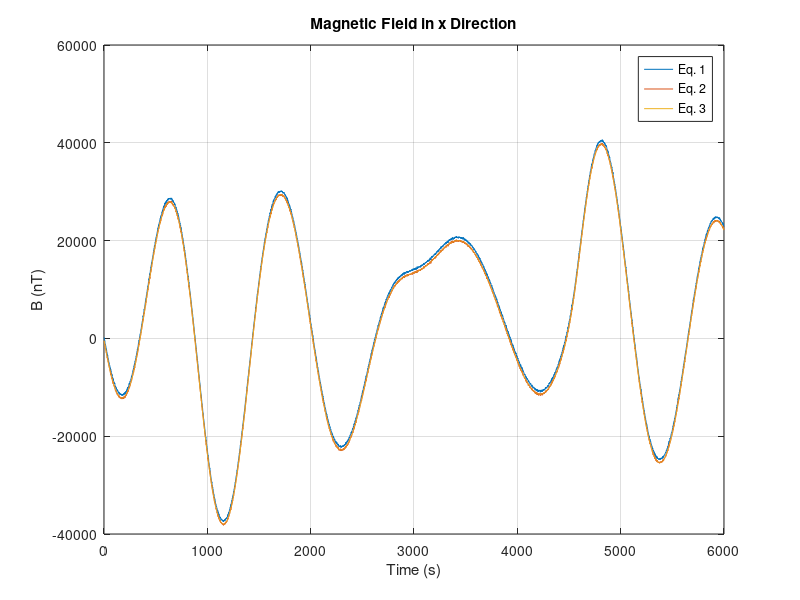
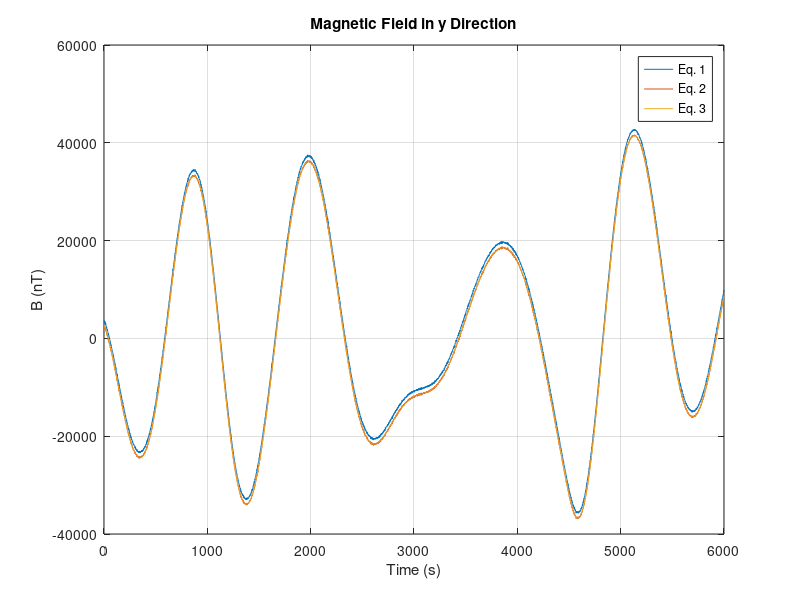
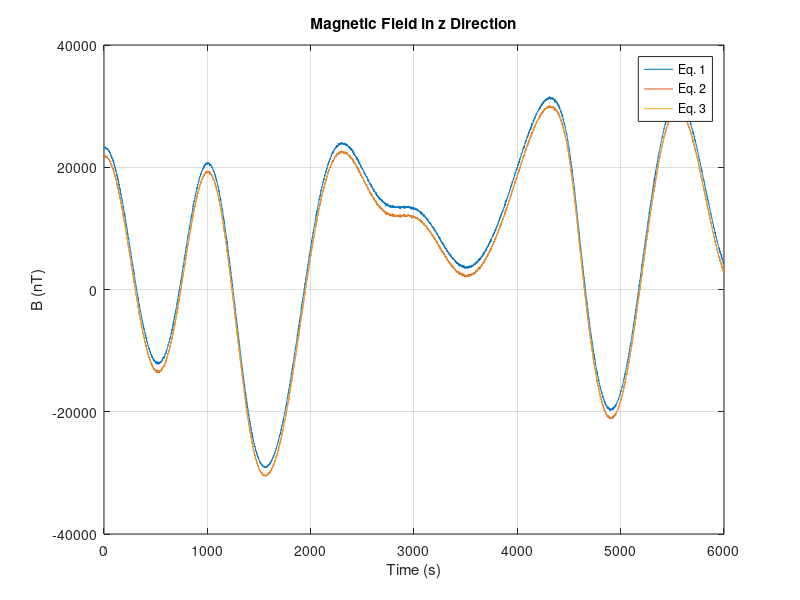
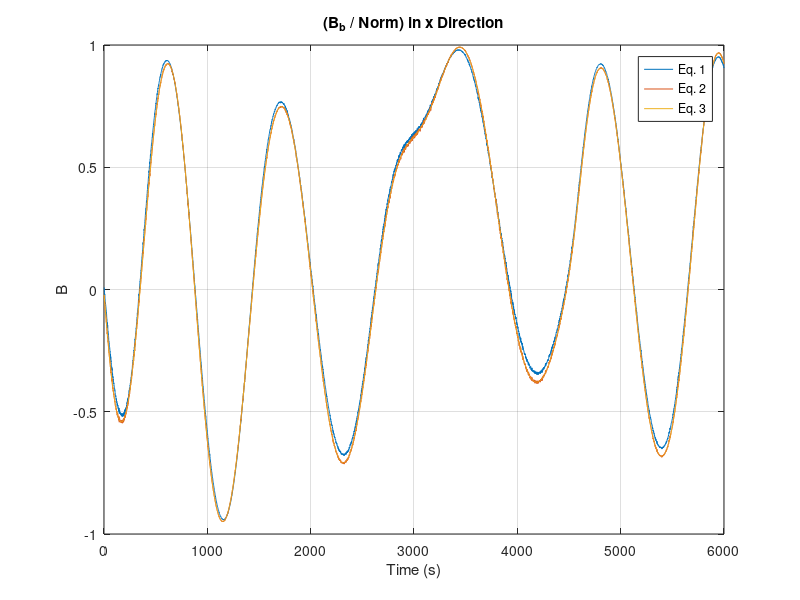

The MATLAB source for these figures, in order:

clc;
clear;

% Student Number: 110210172 Last digit (n)

n = 2;
N = 6000;

% Initial and constant values 

b = ([500; 900; 1200] + 100 * n);

temp = load('DCM.mat');                % Loading DCM from hw1
DCM = temp.B; 

temp2 = load('B_igrf.mat');            % Loading magnetic field values (calculated with IGRF) from hw2
B_igrf = temp2.B_ECI;

% --------------------------------------------------------------------------------------------------------------------------------------------------

% Magnetometer Measurements

v = zeros(3, 6000);

Bb = zeros(3, 6000);
Bb2 = zeros(3, 6000);
Bb3 = zeros(3, 6000);

Bb_norm = zeros(3, 6000);
Bb_norm2 = zeros(3, 6000);
Bb_norm3 = zeros(3, 6000);

for i = 1:N

    v(:,i) = 100 * randn(3,1);

    Bb(:, i) = DCM(:, :, i) * B_igrf(:, i) + b + v(:, i);
    Bb2(:, i) = DCM(:, :, i) * B_igrf(:, i) + v(:, i);
    Bb3(:, i) = DCM(:, :, i) * B_igrf(:, i);

    Bb_norm(:, i) = Bb(:, i) / norm(Bb(:, i));
    Bb_norm2(:, i) = Bb2(:, i) / norm(Bb2(:, i));
    Bb_norm3(:, i) = Bb3(:, i) / norm(Bb3(:, i));

end

% --------------------------------------------------------------------------------------------------------------------------------------------------

% Plotting

dt = 1:6000;                           % Time  

% Plotting Magnetic Field

figure;
plot(dt, Bb(1, :));
hold on;
plot(dt, Bb2(1, :));
plot(dt, Bb3(1, :));
hold off;
title('Magnetic Field in x Direction');
xlabel('Time (s)');
ylabel('B (nT)');
legend('Eq. 1', 'Eq. 2', 'Eq. 3');
grid on;

figure;
plot(dt, Bb(2, :));
hold on;
plot(dt, Bb2(2, :));
plot(dt, Bb3(2, :));
hold off;
title('Magnetic Field in y Direction');
xlabel('Time (s)');
ylabel('B (nT)');
legend('Eq. 1', 'Eq. 2', 'Eq. 3');
grid on;

figure;
plot(dt, Bb(3, :));
hold on;
plot(dt, Bb2(3, :));
plot(dt, Bb3(3, :));
hold off;
title('Magnetic Field in z Direction');
xlabel('Time (s)');
ylabel('B (nT)');
legend('Eq. 1', 'Eq. 2', 'Eq. 3');
grid on;

% Plotting (Magnetic Field) / (Vector Norm)

figure;
plot(dt, Bb_norm(1, :));
hold on;
plot(dt, Bb_norm2(1, :));
plot(dt, Bb_norm3(1, :));
hold off;
title('(B_b / Norm) in x Direction');
xlabel('Time (s)');
ylabel('B');
legend('Eq. 1', 'Eq. 2', 'Eq. 3');
grid on;

figure;
plot(dt, Bb_norm(2, :));
hold on;
plot(dt, Bb_norm2(2, :));
plot(dt, Bb_norm3(2, :));
hold off;
title('(B_b / Norm) in y Direction');
xlabel('Time (s)');
ylabel('B');
legend('Eq. 1', 'Eq. 2', 'Eq. 3');
grid on;

figure;
plot(dt, Bb_norm(3, :));
hold on;
plot(dt, Bb_norm2(3, :));
plot(dt, Bb_norm3(3, :));
hold off;
title('(B_b / Norm) in z Direction');
xlabel('Time (s)');
ylabel('B');
legend('Eq. 1', 'Eq. 2', 'Eq. 3');
grid on;



